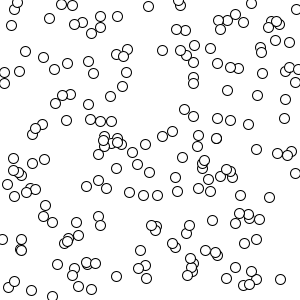
Frame 1 (no input)
Frame 60 (the mouse pressed at the canvas centre just before this capture): identical to frame 1, image omitted
Frame 120 (the mouse held since frame 60 and released just before this capture): identical to frame 1, image omitted

The Processing sketch that drew this single still picture (run headless with seeded random() and noise(); from frame 60 on, the mouse is pressed at the canvas centre):

// Processing sketch: arrays
// ── arrays.pde
int total = 200;
int [] xpos = new int[total];
int [] ypos = new int[total];

void setup(){  
  
  size(300,300);
  
  for( int i = 0; i < xpos.length; i++){
    xpos[i] = int( random(0,width) );
    ypos[i] = int( random(0,height) );
  }
  
}

void draw(){
  
  background(255);
  
  for( int i = 0; i < xpos.length; i++){
    ellipse( xpos[i], ypos[i], 10,10);
  }

}
